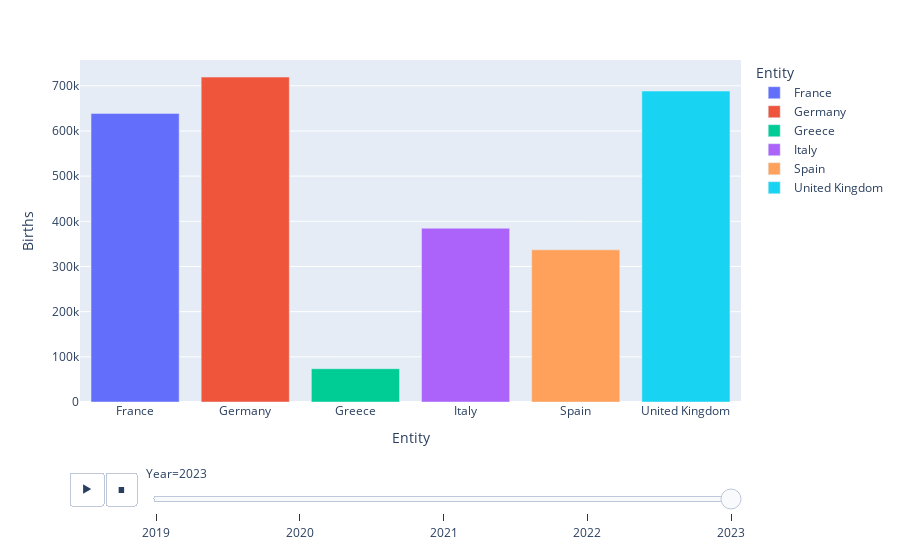

Notebook cell for this chart:
### Code cell
fig = px.bar(data[data['Continent'] == 'Europe'], x='Entity', y = 'Births', color='Entity', animation_frame="Year", animation_group="Entity")
fig.show()

### Figure 1 — Plotly figure (JSON) as saved in the notebook; plotly's stock layout.template omitted (floating-point values rounded to 4 significant figures)
{"data": [{"alignmentgroup": "True", "hovertemplate": "Entity=%{x}<br>Year=2023<br>Births=%{y}<extra></extra>", "ids": ["France"], "legendgroup": "France", "marker": {"color": "#636efa", "pattern": {"shape": ""}}, "name": "France", "offsetgroup": "France", "orientation": "v", "showlegend": true, "textposition": "auto", "type": "bar", "x": ["France"], "xaxis": "x", "y": [638891], "yaxis": "y"}, {"alignmentgroup": "True", "hovertemplate": "Entity=%{x}<br>Year=2023<br>Births=%{y}<extra></extra>", "ids": ["Germany"], "legendgroup": "Germany", "marker": {"color": "#EF553B", "pattern": {"shape": ""}}, "name": "Germany", "offsetgroup": "Germany", "orientation": "v", "showlegend": true, "textposition": "auto", "type": "bar", "x": ["Germany"], "xaxis": "x", "y": [719249], "yaxis": "y"}, {"alignmentgroup": "True", "hovertemplate": "Entity=%{x}<br>Year=2023<br>Births=%{y}<extra></extra>", "ids": ["Greece"], "legendgroup": "Greece", "marker": {"color": "#00cc96", "pattern": {"shape": ""}}, "name": "Greece", "offsetgroup": "Greece", "orientation": "v", "showlegend": true, "textposition": "auto", "type": "bar", "x": ["Greece"], "xaxis": "x", "y": [73661], "yaxis": "y"}, {"alignmentgroup": "True", "hovertemplate": "Entity=%{x}<br>Year=2023<br>Births=%{y}<extra></extra>", "ids": ["Italy"], "legendgroup": "Italy", "marker": {"color": "#ab63fa", "pattern": {"shape": ""}}, "name": "Italy", "offsetgroup": "Italy", "orientation": "v", "showlegend": true, "textposition": "auto", "type": "bar", "x": ["Italy"], "xaxis": "x", "y": [384627], "yaxis": "y"}, {"alignmentgroup": "True", "hovertemplate": "Entity=%{x}<br>Year=2023<br>Births=%{y}<extra></extra>", "ids": ["Spain"], "legendgroup": "Spain", "marker": {"color": "#FFA15A", "pattern": {"shape": ""}}, "name": "Spain", "offsetgroup": "Spain", "orientation": "v", "showlegend": true, "textposition": "auto", "type": "bar", "x": ["Spain"], "xaxis": "x", "y": [336821], "yaxis": "y"}, {"alignmentgroup": "True", "hovertemplate": "Entity=%{x}<br>Year=2023<br>Births=%{y}<extra></extra>", "ids": ["United Kingdom"], "legendgroup": "United Kingdom", "marker": {"color": "#19d3f3", "pattern": {"shape": ""}}, "name": "United Kingdom", "offsetgroup": "United Kingdom", "orientation": "v", "showlegend": true, "textposition": "auto", "type": "bar", "x": ["United Kingdom"], "xaxis": "x", "y": [688388], "yaxis": "y"}], "layout": {"autosize": true, "barmode": "relative", "legend": {"title": {"text": "Entity"}, "tracegroupgap": 0}, "margin": {"t": 60}, "sliders": [{"active": 4, "currentvalue": {"prefix": "Year="}, "len": 0.9, "pad": {"b": 10, "t": 60}, "steps": [{"args": [["2019"], {"frame": {"duration": 0, "redraw": true}, "fromcurrent": true, "mode": "immediate", "transition": {"duration": 0, "easing": "linear"}}], "label": "2019", "method": "animate"}, {"args": [["2020"], {"frame": {"duration": 0, "redraw": true}, "fromcurrent": true, "mode": "immediate", "transition": {"duration": 0, "easing": "linear"}}], "label": "2020", "method": "animate"}, {"args": [["2021"], {"frame": {"duration": 0, "redraw": true}, "fromcurrent": true, "mode": "immediate", "transition": {"duration": 0, "easing": "linear"}}], "label": "2021", "method": "animate"}, {"args": [["2022"], {"frame": {"duration": 0, "redraw": true}, "fromcurrent": true, "mode": "immediate", "transition": {"duration": 0, "easing": "linear"}}], "label": "2022", "method": "animate"}, {"args": [["2023"], {"frame": {"duration": 0, "redraw": true}, "fromcurrent": true, "mode": "immediate", "transition": {"duration": 0, "easing": "linear"}}], "label": "2023", "method": "animate"}], "x": 0.1, "xanchor": "left", "y": 0, "yanchor": "top"}], "updatemenus": [{"active": 0, "buttons": [{"args": [null, {"frame": {"duration": 500, "redraw": true}, "fromcurrent": true, "mode": "immediate", "transition": {"duration": 500, "easing": "linear"}}], "label": "&#9654;", "method": "animate"}, {"args": [[null], {"frame": {"duration": 0, "redraw": true}, "fromcurrent": true, "mode": "immediate", "transition": {"duration": 0, "easing": "linear"}}], "label": "&#9724;", "method": "animate"}], "direction": "left", "pad": {"r": 10, "t": 70}, "showactive": false, "type": "buttons", "x": 0.1, "xanchor": "right", "y": 0, "yanchor": "top"}], "xaxis": {"anchor": "y", "autorange": true, "categoryarray": ["France", "Germany", "Greece", "Italy", "Spain", "United Kingdom"], "categoryorder": "array", "domain": [0, 1], "range": [-0.5, 5.5], "title": {"text": "Entity"}, "type": "category"}, "yaxis": {"anchor": "x", "autorange": true, "domain": [0, 1], "range": [0, 757100.0], "title": {"text": "Births"}, "type": "linear"}}}
